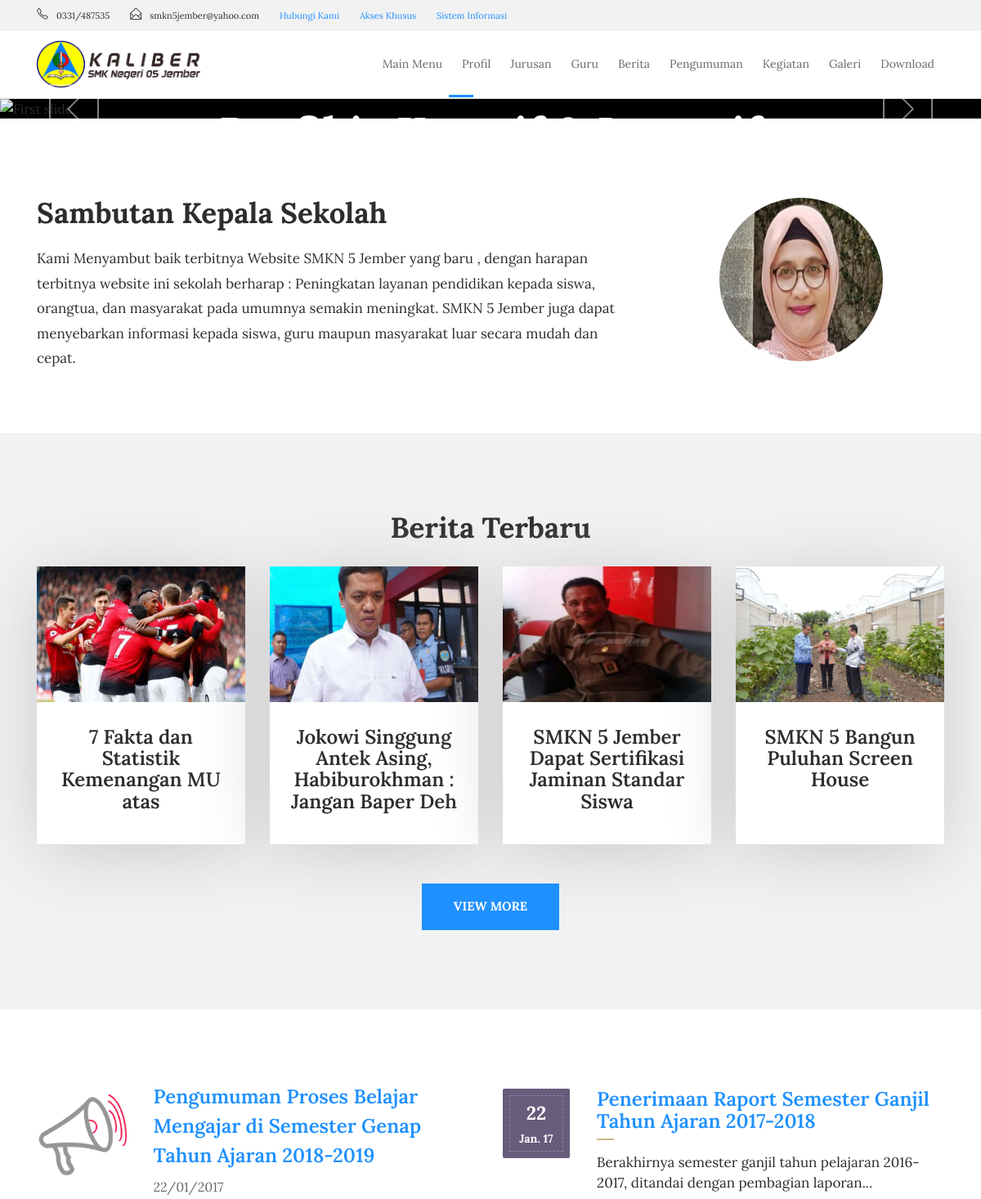
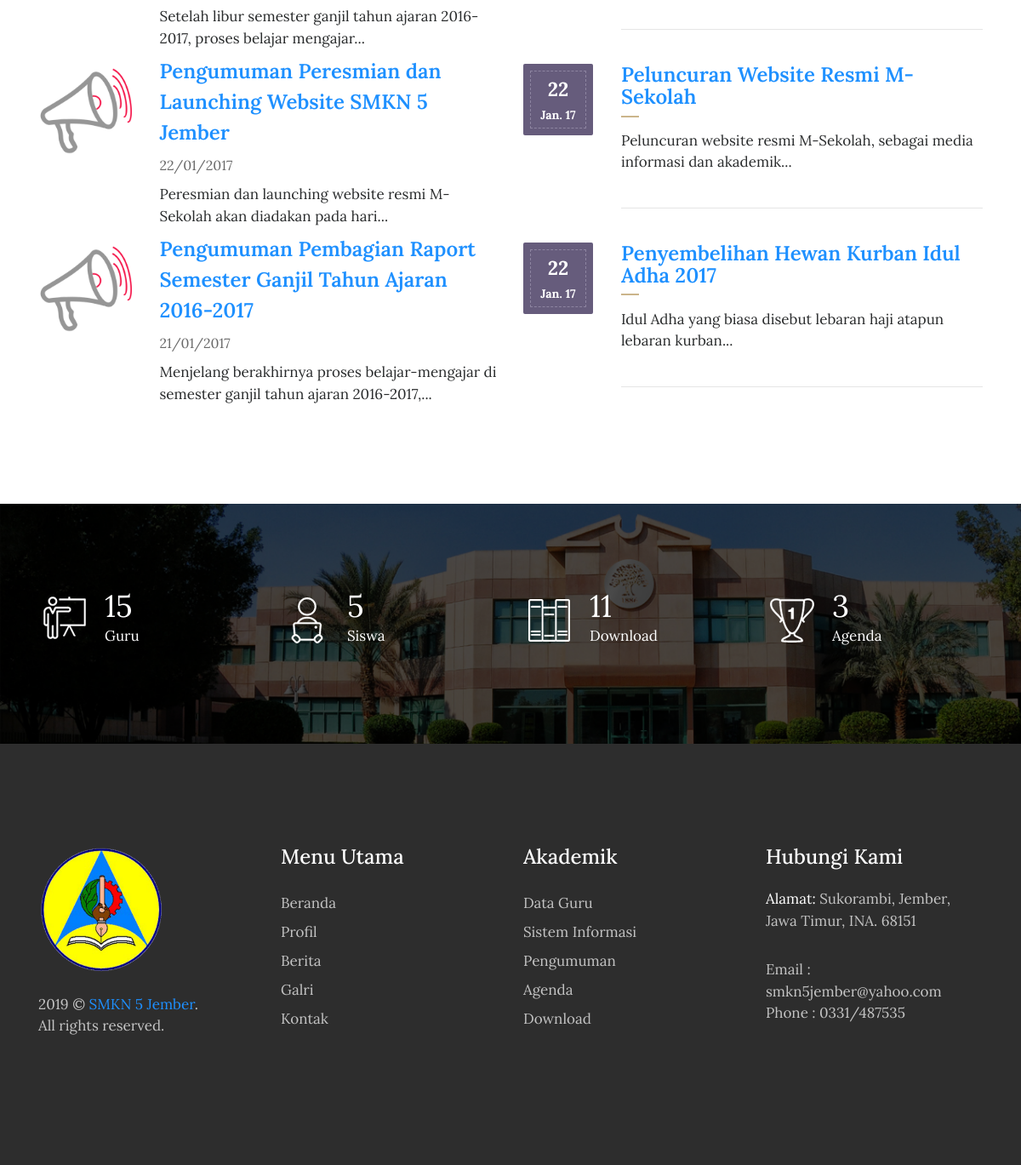
The page / on the database its author committed (2 pictures, top to bottom).
### tables this page shows
CREATE TABLE `tbl_tulisan` (
  `tulisan_id` int(11) NOT NULL,
  `tulisan_judul` varchar(100) DEFAULT NULL,
  `tulisan_isi` text,
  `tulisan_tanggal` timestamp NULL DEFAULT CURRENT_TIMESTAMP,
  `tulisan_kategori_id` int(11) DEFAULT NULL,
  `tulisan_kategori_nama` varchar(30) DEFAULT NULL,
  `tulisan_views` int(11) DEFAULT '0',
  `tulisan_gambar` varchar(40) DEFAULT NULL,
  `tulisan_pengguna_id` int(11) DEFAULT NULL,
  `tulisan_author` varchar(40) DEFAULT NULL,
  `tulisan_img_slider` int(2) NOT NULL DEFAULT '0',
  `tulisan_slug` varchar(200) DEFAULT NULL
);

CREATE TABLE `tbl_pengumuman` (
  `pengumuman_id` int(11) NOT NULL,
  `pengumuman_judul` varchar(150) DEFAULT NULL,
  `pengumuman_deskripsi` text,
  `pengumuman_tanggal` timestamp NULL DEFAULT CURRENT_TIMESTAMP,
  `pengumuman_author` varchar(60) DEFAULT NULL
);

CREATE TABLE `tbl_agenda` (
  `agenda_id` int(11) NOT NULL,
  `agenda_nama` varchar(200) DEFAULT NULL,
  `agenda_tanggal` timestamp NULL DEFAULT CURRENT_TIMESTAMP,
  `agenda_deskripsi` text,
  `agenda_mulai` date DEFAULT NULL,
  `agenda_selesai` date DEFAULT NULL,
  `agenda_tempat` varchar(90) DEFAULT NULL,
  `agenda_waktu` varchar(30) DEFAULT NULL,
  `agenda_keterangan` varchar(200) DEFAULT NULL,
  `agenda_author` varchar(60) DEFAULT NULL
);

### application/controllers/Home.php (called while the page is built, shortened)
<?php
class Home extends CI_Controller{
	function __construct(){
		$this->load->model('m_tulisan');
		$this->load->model('m_galeri');
		$this->load->model('m_pengumuman');
		$this->load->model('m_agenda');
		$this->load->model('m_files');
		$this->load->model('m_pengunjung');
	}
	function index(){
			$x['berita']=$this->m_tulisan->get_berita_home();
			$x['pengumuman']=$this->m_pengumuman->get_pengumuman_home();
			$x['agenda']=$this->m_agenda->get_agenda_home();
			$x['tot_guru']=$this->db->get('tbl_guru')->num_rows();
			$x['tot_siswa']=$this->db->get('tbl_siswa')->num_rows();
			$x['tot_files']=$this->db->get('tbl_files')->num_rows();
			$x['tot_agenda']=$this->db->get('tbl_agenda')->num_rows();
			$this->load->view('beranda/header',$x);
			$this->load->view('beranda/slider',$x);
			$this->load->view('depan/v_home',$x);
			$this->load->view('beranda/footer',$x);
	}
}

### index.php (called while the page is built, shortened)
<?php
require_once BASEPATH.'core/CodeIgniter.php';

### application/models/M_tulisan.php (called while the page is built, shortened)
<?php
class M_tulisan extends CI_Model{
	function get_berita_home(){
		$hsl=$this->db->query("SELECT tbl_tulisan.*,DATE_FORMAT(tulisan_tanggal,'%d/%m/%Y') AS tanggal FROM tbl_tulisan ORDER BY tulisan_id DESC limit 4");
		return $hsl;
	}
}

### application/models/M_pengumuman.php (called while the page is built, shortened)
<?php
class M_pengumuman extends CI_Model{
	function get_pengumuman_home(){
		$hsl=$this->db->query("SELECT pengumuman_id,pengumuman_judul,pengumuman_deskripsi,DATE_FORMAT(pengumuman_tanggal,'%d/%m/%Y') AS tanggal,pengumuman_author FROM tbl_pengumuman ORDER BY pengumuman_id DESC limit 3");
		return $hsl;
	}
}

### application/models/M_agenda.php (called while the page is built, shortened)
<?php
class M_agenda extends CI_Model{
	function get_agenda_home(){
		$hsl=$this->db->query("SELECT tbl_agenda.*,DATE_FORMAT(agenda_tanggal,'%d/%m/%Y') AS tanggal FROM tbl_agenda ORDER BY agenda_id DESC limit 3");
		return $hsl;
	}
}

### application/views/depan/v_home.php (the view, shortened to what this page needs)
<!DOCTYPE html>
<html lang="en">
<head>
    <link rel="stylesheet" href="<?php echo base_url().'theme/css/bootstrap.min.css'?>">
    <link rel="stylesheet" href="<?php echo base_url().'theme/css/font-awesome.min.css'?>">
    <link rel="stylesheet" href="<?php echo base_url().'theme/css/simple-line-icons.css'?>">
    <link rel="stylesheet" href="<?php echo base_url().'theme/css/slick.css'?>">
    <link rel="stylesheet" href="<?php echo base_url().'theme/css/slick-theme.css'?>">
    <link rel="stylesheet" href="<?php echo base_url().'theme/css/owl.carousel.min.css'?>">
    <link href="<?php echo base_url().'theme/css/style.css'?>" rel="stylesheet">
    <?php
        function limit_words($string, $word_limit){
            $words = explode(" ",$string);
            return implode(" ",array_splice($words,0,$word_limit));
        }
    ?>
</head>
<section class="clearfix about about-style2">
    <div class="container">
        <div class="row">
            <div class="col-md-8">
               <h2>Sambutan Kepala Sekolah</h2>
               <p>Kami Menyambut baik terbitnya Website SMKN 5 Jember yang baru , dengan harapan terbitnya website ini sekolah berharap : Peningkatan layanan pendidikan kepada siswa, orangtua, dan masyarakat pada umumnya semakin meningkat. SMKN 5 Jember juga dapat menyebarkan informasi kepada siswa, guru maupun masyarakat luar secara mudah dan cepat. </p>
            </div>
            <div class="col-md-4">
                <img src="<?php echo base_url().'theme/images/welcome.png'?>" class="img-fluid about-img" alt="#">
            </div>
        </div>
    </div>
</section>
<section class="our_courses">
    <div class="container">
        <div class="row">
            <div class="col-md-12">
                <h2 style="text-align: center;">Berita Terbaru</h2>
            </div>
        </div>
        <div class="row">
          <?php foreach ($berita->result() as $row) :?>
            <div class="col-xs-12 col-sm-6 col-md-6 col-lg-3">
                <div class="courses_box mb-4">
                    <div class="course-img-wrap">
                        <img src="<?php echo base_url().'assets/images/'.$row->tulisan_gambar;?>" class="img-fluid" alt="courses-img">
                    </div>
                    <a href="<?php echo site_url('artikel/'.$row->tulisan_slug);?>" class="course-box-content">
                        <h3 style="text-align:center;"><?php echo $row->tulisan_judul;?></h3>
                    </a>
                </div>
            </div>
          <?php endforeach;?>
        </div> <br>
        <div class="row">
            <div class="col-md-12 text-center">
                <a href="<?php echo site_url('artikel');?>" class="btn btn-default btn-courses">View More</a>
            </div>
        </div>
    </div>
</section>
<section class="event">
    <div class="container">
        <div class="row">
            <div class="col-lg-6">
                <div class="event-img2">
                <?php foreach ($pengumuman->result() as $row) :?>
                <div class="row">
                    <div class="col-sm-3"> <img src="<?php echo base_url().'theme/images/announcement-icon.png'?>" class="img-fluid" alt="event-img"></div>
                    <div class="col-sm-9"> <h3><a href="<?php echo site_url('pengumuman');?>"><?php echo $row->pengumuman_judul;?></a></h3>
                      <span><?php echo $row->tanggal;?></span>
                      <p><?php echo limit_words($row->pengumuman_deskripsi,10).'...';?></p>
                    </div>
                </div>
                <?php endforeach;?>
                </div>
            </div>
            <div class="col-lg-6">
                <div class="row">
                    <div class="col-md-12">
                      <?php foreach ($agenda->result() as $row):?>
                        <div class="event_date">
                            <div class="event-date-wrap">
                                <p><?php echo date("d", strtotime($row->agenda_tanggal));?></p>
                                <span><?php echo date("M. y", strtotime($row->agenda_tanggal));?></span>
                            </div>
                        </div>
                        <div class="date-description">
                            <h3><a href="<?php echo site_url('agenda');?>"><?php echo $row->agenda_nama;?></a></h3>
                            <p><?php echo limit_words($row->agenda_deskripsi,10).'...';?></p>
                            <hr class="event_line">
                        </div>
                        <?php endforeach;?>
                    </div>
                </div>
            </div>
        </div>
    </div>
</section>
<div class="detailed_chart">
    <div class="container">
        <div class="row">
            <div class="col-xs-12 col-sm-6 col-md-3 chart_bottom">
                <div class="chart-img">
                    <img src="<?php echo base_url().'theme/images/chart-icon_1.png'?>" class="img-fluid" alt="chart_icon">
                </div>
                <div class="chart-text">
                    <p><span class="counter"><?php echo $tot_guru;?></span> Guru
                    </p>
                </div>
            </div>
            <div class="col-xs-12 col-sm-6 col-md-3 chart_bottom chart_top">
                <div class="chart-img">
                    <img src="<?php echo base_url().'theme/images/chart-icon_2.png'?>" class="img-fluid" alt="chart_icon">
                </div>
                <div class="chart-text">
                    <p><span class="counter"><?php echo $tot_siswa;?></span> Siswa
                    </p>
                </div>
            </div>
            <div class="col-xs-12 col-sm-6 col-md-3 chart_top">
                <div class="chart-img">
                    <img src="<?php echo base_url().'theme/images/chart-icon_3.png'?>" class="img-fluid" alt="chart_icon">
                </div>
                <div class="chart-text">
                    <p><span class="counter"><?php echo $tot_files;?></span> Download
                    </p>
                </div>
            </div>
            <div class="col-xs-12 col-sm-6 col-md-3">
                <div class="chart-img">
                    <img src="<?php echo base_url().'theme/images/chart-icon_4.png'?>" class="img-fluid" alt="chart_icon">
                </div>
                <div class="chart-text">
                    <p><span class="counter"><?php echo $tot_agenda;?></span> Agenda</p>
                </div>
            </div>
        </div>
    </div>
</div>

### application/views/beranda/header.php (style rules this page uses)
body { top:0 !important; }

### rows shown on the page
tbl_tulisan: tulisan_gambar (picture), tulisan_judul "7 Fakta dan Statistik Kemenangan MU atas"
tbl_tulisan: tulisan_gambar (picture), tulisan_judul "Jokowi Singgung Antek Asing, Habiburokhman : Jangan Baper Deh"
tbl_tulisan: tulisan_gambar (picture), tulisan_judul "SMKN 5 Jember Dapat Sertifikasi Jaminan Standar Siswa"
tbl_tulisan: tulisan_gambar (picture), tulisan_judul "SMKN 5 Bangun Puluhan Screen House"
tbl_pengumuman: pengumuman_judul "Pengumuman Proses Belajar Mengajar di Semester Genap Tahun Ajaran 2018-2019", tanggal "22/01/2017", pengumuman_deskripsi "Setelah libur semester ganjil tahun ajaran 2016-2017, proses belajar mengajar"
tbl_pengumuman: pengumuman_judul "Pengumuman Peresmian dan Launching Website SMKN 5 Jember", tanggal "22/01/2017", pengumuman_deskripsi "Peresmian dan launching website resmi M-Sekolah akan diadakan pada hari"
tbl_pengumuman: pengumuman_judul "Pengumuman Pembagian Raport Semester Ganjil Tahun Ajaran 2016-2017", tanggal "21/01/2017", pengumuman_deskripsi "Menjelang berakhirnya proses belajar-mengajar di semester ganjil tahun ajaran 2016-2017,"
tbl_agenda: agenda_tanggal "22", agenda_tanggal "Jan. 17", agenda_nama "Penerimaan Raport Semester Ganjil Tahun Ajaran 2017-2018", agenda_deskripsi "Berakhirnya semester ganjil tahun pelajaran 2016-2017, ditandai dengan pembagian laporan"
tbl_agenda: agenda_tanggal "22", agenda_tanggal "Jan. 17", agenda_nama "Peluncuran Website Resmi M-Sekolah", agenda_deskripsi "Peluncuran website resmi M-Sekolah, sebagai media informasi dan akademik"
tbl_agenda: agenda_tanggal "22", agenda_tanggal "Jan. 17", agenda_nama "Penyembelihan Hewan Kurban Idul Adha 2017", agenda_deskripsi "Idul Adha yang biasa disebut lebaran haji atapun lebaran kurban"

### other values the page prints
$tot_guru "15"
$tot_siswa "5"
$tot_files "11"
$tot_agenda "3"
